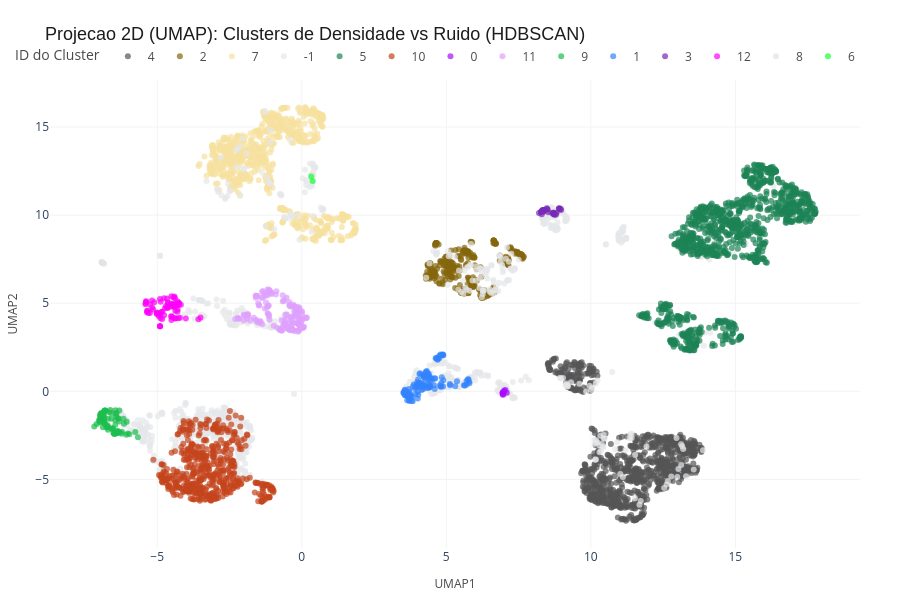
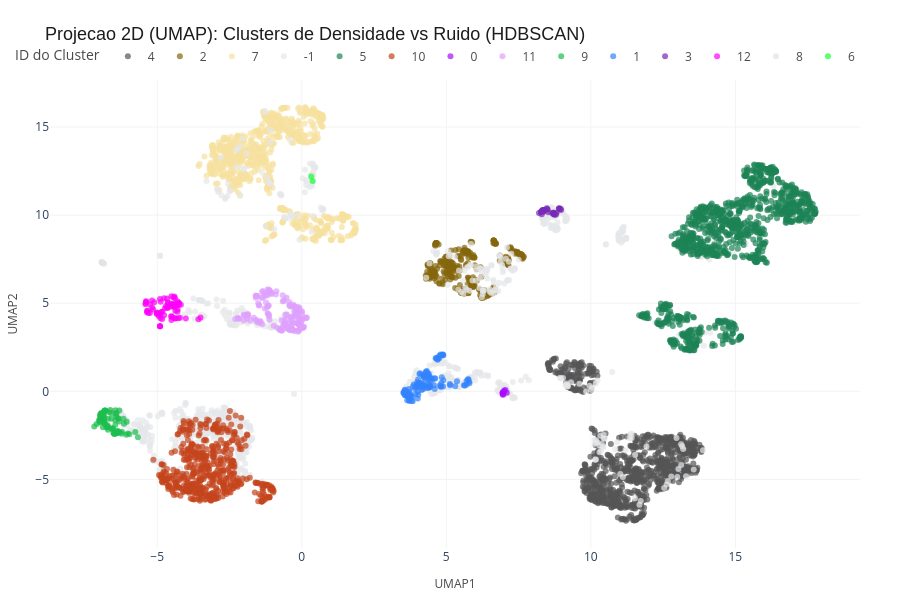

The code cell stored with these charts, in order, in its notebook:
### Markdown cell above
> **Desbalanceamento e Volume:** = Existe um forte desbalanceamente no volume das classses. Enquanto os clusters `4`, `5` e `7` concentram a maior parte dos dados, existem micro-clusters com volume extremamente baixo (como os clusters `6`, `0` e `8`, que possuem menos de 150 registros). Além disso, o ruído (cluster `-1`) representa uma parcela expressiva, com 10.276 registros (superior a qualquer cluster válido).
>
> Logicamente, o próximo passo **exige investigar  o significado desses agrupamentos e seus impactos na lógica de negócio**. Com base na plotagem do espaço 2D, será possível analisar a distribuição e o comportamento das classes principais em relação à sua proximidade espacial, validando se os micro-clusters isolados representam anomalias ou nichos muito específicos.

### Code cell
# Paleta clara
cores_plotly = px.colors.qualitative.Alphabet
mapa_cores_hdb = {str(i): cores_plotly[i % len(cores_plotly)] for i in range(13)}
mapa_cores_hdb['-1'] = '#E5E7E9'

# Projecao 2D via UMAP com ruido destacado
plot_clusters_2d_plotly(
    df_umap,
    col_x='UMAP1', col_y='UMAP2',
    col_cluster='Cluster_HDBSCAN',
    mapa_cores=mapa_cores_hdb,
    titulo='Projecao 2D (UMAP): Clusters de Densidade vs Ruido (HDBSCAN)'
)

### Figure 1 — Plotly figure (JSON) as saved in the notebook; plotly's stock layout.template omitted (floating-point values rounded to 4 significant figures; data arrays with more than 128 entries replaced by an {"elided": "..."} marker saying what was removed)
{"data": [{"customdata": {"elided": "947x1 str values"}, "hovertemplate": "Cluster_HDBSCAN=%{customdata[0]}<extra></extra>", "legendgroup": "4", "marker": {"color": "#565656", "opacity": 0.7, "symbol": "circle"}, "mode": "markers", "name": "4", "orientation": "v", "showlegend": true, "type": "scatter", "x": {"elided": "947 float values"}, "xaxis": "x", "y": {"elided": "947 float values"}, "yaxis": "y"}, {"customdata": {"elided": "298x1 str values"}, "hovertemplate": "Cluster_HDBSCAN=%{customdata[0]}<extra></extra>", "legendgroup": "2", "marker": {"color": "#85660D", "opacity": 0.7, "symbol": "circle"}, "mode": "markers", "name": "2", "orientation": "v", "showlegend": true, "type": "scatter", "x": {"elided": "298 float values"}, "xaxis": "x", "y": {"elided": "298 float values"}, "yaxis": "y"}, {"customdata": {"elided": "760x1 str values"}, "hovertemplate": "Cluster_HDBSCAN=%{customdata[0]}<extra></extra>", "legendgroup": "7", "marker": {"color": "#F7E1A0", "opacity": 0.7, "symbol": "circle"}, "mode": "markers", "name": "7", "orientation": "v", "showlegend": true, "type": "scatter", "x": {"elided": "760 float values"}, "xaxis": "x", "y": {"elided": "760 float values"}, "yaxis": "y"}, {"customdata": {"elided": "990x1 str values"}, "hovertemplate": "Cluster_HDBSCAN=%{customdata[0]}<extra></extra>", "legendgroup": "-1", "marker": {"color": "#E5E7E9", "opacity": 0.7, "symbol": "circle"}, "mode": "markers", "name": "-1", "orientation": "v", "showlegend": true, "type": "scatter", "x": {"elided": "990 float values"}, "xaxis": "x", "y": {"elided": "990 float values"}, "yaxis": "y"}, {"customdata": {"elided": "1027x1 str values"}, "hovertemplate": "Cluster_HDBSCAN=%{customdata[0]}<extra></extra>", "legendgroup": "5", "marker": {"color": "#1C8356", "opacity": 0.7, "symbol": "circle"}, "mode": "markers", "name": "5", "orientation": "v", "showlegend": true, "type": "scatter", "x": {"elided": "1027 float values"}, "xaxis": "x", "y": {"elided": "1027 float values"}, "yaxis": "y"}, {"customdata": {"elided": "510x1 str values"}, "hovertemplate": "Cluster_HDBSCAN=%{customdata[0]}<extra></extra>", "legendgroup": "10", "marker": {"color": "#C4451C", "opacity": 0.7, "symbol": "circle"}, "mode": "markers", "name": "10", "orientation": "v", "showlegend": true, "type": "scatter", "x": {"elided": "510 float values"}, "xaxis": "x", "y": {"elided": "510 float values"}, "yaxis": "y"}, {"customdata": [["0"], ["0"], ["0"], ["0"], ["0"], ["0"], ["0"], ["0"], ["0"], ["0"]], "hovertemplate": "Cluster_HDBSCAN=%{customdata[0]}<extra></extra>", "legendgroup": "0", "marker": {"color": "#AA0DFE", "opacity": 0.7, "symbol": "circle"}, "mode": "markers", "name": "0", "orientation": "v", "showlegend": true, "type": "scatter", "x": [6.938, 6.958, 6.963, 6.96, 7.093, 6.962, 6.987, 6.982, 7.046, 7.006], "xaxis": "x", "y": [-0.09424, -0.1964, -0.1727, -0.07428, -0.07741, -0.07789, -0.07737, -0.02553, 0.0741, 0.04734], "yaxis": "y"}, {"customdata": {"elided": "142x1 str values"}, "hovertemplate": "Cluster_HDBSCAN=%{customdata[0]}<extra></extra>", "legendgroup": "11", "marker": {"color": "#DEA0FD", "opacity": 0.7, "symbol": "circle"}, "mode": "markers", "name": "11", "orientation": "v", "showlegend": true, "type": "scatter", "x": {"elided": "142 float values"}, "xaxis": "x", "y": {"elided": "142 float values"}, "yaxis": "y"}, {"customdata": [["9"], ["9"], ["9"], ["9"], ["9"], ["9"], ["9"], ["9"], ["9"], ["9"], ["9"], ["9"], ["9"], ["9"], ["9"], ["9"], ["9"], ["9"], ["9"], ["9"], ["9"], ["9"], ["9"], ["9"], ["9"], ["9"], ["9"], ["9"], ["9"], ["9"], ["9"], ["9"], ["9"], ["9"], ["9"], ["9"], ["9"], ["9"], ["9"], ["9"], ["9"], ["9"], ["9"], ["9"], ["9"], ["9"], ["9"], ["9"], ["9"], ["9"], ["9"], ["9"], ["9"], ["9"], ["9"], ["9"], ["9"], ["9"], ["9"], ["9"], ["9"], ["9"], ["9"], ["9"], ["9"], ["9"], ["9"], ["9"], ["9"], ["9"], ["9"], ["9"], ["9"], ["9"], ["9"], ["9"], ["9"], ["9"], ["9"], ["9"]], "hovertemplate": "Cluster_HDBSCAN=%{customdata[0]}<extra></extra>", "legendgroup": "9", "marker": {"color": "#1CBE4F", "opacity": 0.7, "symbol": "circle"}, "mode": "markers", "name": "9", "orientation": "v", "showlegend": true, "type": "scatter", "x": [-6.661, -6.998, -6.149, -6.452, -5.963, -6.624, -6.075, -6.346, -6.753, -6.952, -6.427, -6.902, -6.586, -6.709, -6.382, -6.935, -6.791, -6.833, -6.875, -6.519, -7.097, -6.294, -6.575, -6.49, -6.428, -6.384, -6.69, -6.939, -6.341, -6.886, -6.835, -6.798, -6.949, -5.667, -6.702, -6.054, -6.166, -6.221, -6.418, -6.376, -6.975, -5.76, -6.703, -6.368, -6.872, -6.934, -6.366, -6.023, -6.546, -6.846, -6.818, -6.991, -6.234, -6.732, -6.971, -6.792, -6.355, -6.814, -6.592, -6.825, -7.001, -6.998, -6.444, -6.316, -6.818, -6.473, -6.407, -6.311, -6.532, -7.179, -6.923, -6.438, -6.993, -6.45, -6.488, -6.809, -6.881, -6.83, -6.842, -6.966], "xaxis": "x", "y": [-1.194, -1.633, -1.844, -1.639, -2.43, -1.06, -2.465, -1.549, -2.052, -1.67, -2.373, -1.379, -1.559, -2.023, -2.234, -1.35, -1.906, -1.736, -1.411, -2.349, -1.857, -2.336, -2.118, -2.391, -2.397, -2.352, -1.562, -1.238, -1.546, -1.317, -1.68, -1.088, -1.346, -2.604, -2.015, -1.727, -1.564, -2.297, -1.437, -2.337, -1.452, -2.316, -2.18, -2.331, -1.744, -1.551, -2.316, -2.399, -2.13, -1.623, -1.135, -1.623, -2.405, -1.919, -1.299, -1.106, -2.287, -1.113, -1.241, -1.825, -1.624, -1.727, -1.074, -1.715, -1.514, -2.405, -1.237, -1.083, -2.101, -2.001, -1.237, -1.282, -1.765, -1.903, -2.418, -1.088, -2.04, -1.111, -1.365, -1.368], "yaxis": "y"}, {"customdata": [["1"], ["1"], ["1"], ["1"], ["1"], ["1"], ["1"], ["1"], ["1"], ["1"], ["1"], ["1"], ["1"], ["1"], ["1"], ["1"], ["1"], ["1"], ["1"], ["1"], ["1"], ["1"], ["1"], ["1"], ["1"], ["1"], ["1"], ["1"], ["1"], ["1"], ["1"], ["1"], ["1"], ["1"], ["1"], ["1"], ["1"], ["1"], ["1"], ["1"], ["1"], ["1"], ["1"], ["1"], ["1"], ["1"], ["1"], ["1"], ["1"], ["1"], ["1"], ["1"], ["1"], ["1"], ["1"], ["1"], ["1"], ["1"], ["1"], ["1"], ["1"], ["1"], ["1"], ["1"], ["1"], ["1"], ["1"], ["1"], ["1"], ["1"], ["1"], ["1"], ["1"], ["1"], ["1"], ["1"], ["1"], ["1"], ["1"], ["1"], ["1"], ["1"], ["1"], ["1"], ["1"], ["1"], ["1"], ["1"], ["1"], ["1"], ["1"], ["1"], ["1"], ["1"], ["1"], ["1"], ["1"], ["1"], ["1"], ["1"], ["1"], ["1"], ["1"], ["1"], ["1"], ["1"], ["1"], ["1"], ["1"], ["1"], ["1"], ["1"], ["1"], ["1"], ["1"], ["1"], ["1"], ["1"], ["1"], ["1"], ["1"]], "hovertemplate": "Cluster_HDBSCAN=%{customdata[0]}<extra></extra>", "legendgroup": "1", "marker": {"color": "#3283FE", "opacity": 0.7, "symbol": "circle"}, "mode": "markers", "name": "1", "orientation": "v", "showlegend": true, "type": "scatter", "x": [4.589, 3.914, 3.673, 4.876, 3.836, 4.013, 4.19, 3.771, 4.423, 4.122, 4.237, 3.722, 4.327, 4.055, 4.375, 4.1, 4.695, 4.7, 5.37, 4.81, 4.834, 5.64, 4.371, 4.756, 4.361, 4.819, 4.861, 4.449, 4.286, 4.425, 3.646, 5.135, 4.393, 3.514, 4.056, 4.63, 3.755, 5.694, 3.545, 4.826, 3.565, 4.37, 4.5, 3.732, 4.289, 4.844, 4.016, 3.707, 4.88, 3.575, 3.692, 4.183, 3.742, 3.98, 3.973, 4.568, 3.687, 4.217, 4.694, 5.789, 4.232, 4.073, 4.707, 4.753, 4.851, 4.431, 3.805, 3.546, 5.801, 4.208, 3.932, 5.753, 3.6, 3.595, 3.695, 4.308, 4.228, 4.897, 3.634, 3.995, 3.75, 5.307, 4.888, 3.836, 4.43, 4.027, 4.111, 4.433, 3.714, 4.796, 3.592, 5.611, 4.656, 4.042, 4.598, 3.742, 5.123, 3.741, 4.032, 5.703, 4.143, 3.534, 4.184, 4.899, 4.296, 4.144, 4.28, 3.722, 3.56, 5.764, 4.505, 3.684, 3.845, 4.378, 4.774, 4.399, 4.191, 3.879, 3.648, 4.621, 3.951], "xaxis": "x", "y": [0.7456, 0.1601, -0.08977, 2.077, -0.5595, -0.4024, 0.1163, -0.2876, 0.222, 0.4661, 0.3463, -0.5513, 1.154, 0.3147, 0.1982, 1.028, 1.848, 1.79, 0.5697, 0.2672, 2.048, 0.3276, 0.6469, 1.882, 1.009, 0.267, 2.064, 0.7863, 0.8879, 0.244, -0.2562, 0.3463, 0.854, -0.08779, 0.4045, 1.881, -0.328, 0.387, -0.02584, 0.4773, -0.2216, 0.8728, 0.697, -0.02708, 1.042, 0.7957, -0.01983, 0.133, 2.095, 0.08308, -0.3054, 0.4557, -0.2984, 0.3755, 0.2191, 0.3393, -0.265, 0.8203, 1.848, 0.5456, 0.7978, 0.9851, 1.896, 2.0, 2.042, 0.7362, -0.5353, -0.1166, 0.4547, 0.9159, -0.1404, 0.6703, -0.187, -0.1239, -0.3218, 0.1916, 0.3149, 2.053, -0.1558, 0.52, -0.2565, 0.2864, 0.2782, -0.2896, 0.3529, 0.6651, 0.2792, 0.3044, -0.5109, 2.086, -0.2296, 0.341, 1.89, 0.4706, 0.1308, -0.1883, 0.4198, -0.2533, -0.1969, 0.5822, 0.07838, -0.07726, 0.3452, 0.6217, 1.109, 0.2638, 0.7336, -0.3622, 0.05046, 0.6777, 0.6452, -0.2902, 0.2714, 0.4581, 0.3351, 0.9852, 0.9299, 0.388, -0.5013, 0.7302, 0.2383], "yaxis": "y"}, {"customdata": [["3"], ["3"], ["3"], ["3"], ["3"], ["3"], ["3"], ["3"], ["3"], ["3"], ["3"], ["3"], ["3"], ["3"], ["3"], ["3"], ["3"], ["3"], ["3"], ["3"], ["3"], ["3"], ["3"], ["3"], ["3"], ["3"], ["3"], ["3"], ["3"], ["3"], ["3"]], "hovertemplate": "Cluster_HDBSCAN=%{customdata[0]}<extra></extra>", "legendgroup": "3", "marker": {"color": "#782AB6", "opacity": 0.7, "symbol": "circle"}, "mode": "markers", "name": "3", "orientation": "v", "showlegend": true, "type": "scatter", "x": [8.896, 8.282, 8.304, 8.954, 8.969, 8.347, 8.41, 8.348, 8.378, 8.815, 8.508, 8.486, 8.368, 8.208, 8.702, 8.663, 8.344, 8.909, 8.475, 8.721, 8.739, 8.913, 8.526, 8.726, 8.304, 8.709, 8.328, 8.794, 8.274, 8.739, 8.34], "xaxis": "x", "y": [10.39, 10.18, 10.23, 10.34, 10.29, 10.27, 10.29, 10.28, 10.27, 10.13, 10.32, 10.33, 10.2, 10.12, 10.12, 10.11, 10.29, 10.34, 10.39, 10.06, 10.08, 10.37, 10.17, 10.04, 10.04, 10.15, 10.26, 10.02, 10.18, 10.04, 10.22], "yaxis": "y"}, {"customdata": [["12"], ["12"], ["12"], ["12"], ["12"], ["12"], ["12"], ["12"], ["12"], ["12"], ["12"], ["12"], ["12"], ["12"], ["12"], ["12"], ["12"], ["12"], ["12"], ["12"], ["12"], ["12"], ["12"], ["12"], ["12"], ["12"], ["12"], ["12"], ["12"], ["12"], ["12"], ["12"], ["12"], ["12"], ["12"], ["12"], ["12"], ["12"], ["12"], ["12"], ["12"], ["12"], ["12"], ["12"], ["12"], ["12"], ["12"], ["12"], ["12"], ["12"], ["12"], ["12"], ["12"], ["12"], ["12"], ["12"], ["12"], ["12"], ["12"], ["12"], ["12"], ["12"], ["12"], ["12"], ["12"], ["12"], ["12"], ["12"], ["12"], ["12"], ["12"], ["12"], ["12"], ["12"]], "hovertemplate": "Cluster_HDBSCAN=%{customdata[0]}<extra></extra>", "legendgroup": "12", "marker": {"color": "#FE00FA", "opacity": 0.7, "symbol": "circle"}, "mode": "markers", "name": "12", "orientation": "v", "showlegend": true, "type": "scatter", "x": [-4.902, -4.354, -5.353, -4.256, -4.27, -4.39, -4.402, -3.503, -5.174, -3.575, -4.661, -4.183, -5.141, -4.888, -4.255, -5.014, -4.63, -4.732, -4.821, -5.408, -4.295, -4.645, -4.904, -4.512, -5.012, -5.306, -5.243, -4.518, -4.374, -5.101, -4.699, -5.181, -4.417, -4.553, -4.48, -4.305, -4.762, -4.416, -4.424, -4.631, -4.256, -4.44, -4.342, -4.455, -4.376, -4.375, -4.273, -4.51, -4.374, -4.513, -4.332, -4.467, -5.39, -4.88, -5.33, -4.3, -4.93, -5.014, -4.907, -5.376, -4.946, -4.906, -4.011, -4.213, -4.85, -4.828, -4.638, -4.251, -5.253, -5.397, -4.912, -5.353, -4.766, -4.509], "xaxis": "x", "y": [3.689, 4.925, 4.484, 4.971, 4.905, 5.286, 5.384, 4.183, 4.756, 4.085, 5.268, 4.916, 4.643, 4.151, 4.969, 4.424, 5.041, 4.708, 4.528, 4.938, 4.642, 4.756, 3.694, 4.254, 4.468, 4.446, 4.92, 4.965, 4.149, 5.06, 4.845, 5.153, 4.984, 4.792, 4.933, 5.118, 4.32, 4.799, 4.811, 5.006, 5.028, 5.334, 4.866, 4.853, 4.881, 4.578, 4.146, 4.052, 4.133, 4.251, 4.947, 4.191, 5.107, 5.079, 4.585, 4.511, 4.438, 4.391, 3.687, 5.081, 4.277, 5.245, 4.138, 4.181, 4.505, 4.109, 4.727, 4.992, 4.444, 4.993, 4.34, 4.558, 5.282, 5.398], "yaxis": "y"}, {"customdata": [["8"], ["8"], ["8"], ["8"], ["8"], ["8"], ["8"], ["8"]], "hovertemplate": "Cluster_HDBSCAN=%{customdata[0]}<extra></extra>", "legendgroup": "8", "marker": {"color": "#E2E2E2", "opacity": 0.7, "symbol": "circle"}, "mode": "markers", "name": "8", "orientation": "v", "showlegend": true, "type": "scatter", "x": [-6.934, -6.889, -6.896, -6.911, -6.912, -6.835, -6.864, -6.882], "xaxis": "x", "y": [7.333, 7.29, 7.296, 7.311, 7.312, 7.244, 7.267, 7.283], "yaxis": "y"}, {"customdata": [["6"], ["6"]], "hovertemplate": "Cluster_HDBSCAN=%{customdata[0]}<extra></extra>", "legendgroup": "6", "marker": {"color": "#16FF32", "opacity": 0.7, "symbol": "circle"}, "mode": "markers", "name": "6", "orientation": "v", "showlegend": true, "type": "scatter", "x": [0.327, 0.3763], "xaxis": "x", "y": [12.2, 11.93], "yaxis": "y"}], "layout": {"height": 600, "legend": {"font": {"color": "#4A4A4A", "size": 12}, "orientation": "h", "title": {"text": "ID do Cluster"}, "tracegroupgap": 0, "x": 1, "xanchor": "right", "y": 1.02, "yanchor": "bottom"}, "margin": {"b": 40, "l": 40, "r": 40, "t": 80}, "plot_bgcolor": "white", "title": {"font": {"color": "#1C1C1C", "family": "Arial", "size": 18}, "text": "Projecao 2D (UMAP): Clusters de Densidade vs Ruido (HDBSCAN)"}, "width": 900, "xaxis": {"anchor": "y", "domain": [0, 1], "gridcolor": "#F2F3F4", "gridwidth": 1, "showgrid": true, "title": {"font": {"color": "#4A4A4A", "size": 12}, "text": "UMAP1"}, "zeroline": false}, "yaxis": {"anchor": "x", "domain": [0, 1], "gridcolor": "#F2F3F4", "gridwidth": 1, "showgrid": true, "title": {"font": {"color": "#4A4A4A", "size": 12}, "text": "UMAP2"}, "zeroline": false}}}

### Figure 2 — Plotly figure (JSON) as saved in the notebook; plotly's stock layout.template omitted (floating-point values rounded to 4 significant figures; data arrays with more than 128 entries replaced by an {"elided": "..."} marker saying what was removed)
{"data": [{"customdata": {"elided": "947x1 str values"}, "hovertemplate": "Cluster_HDBSCAN=%{customdata[0]}<extra></extra>", "legendgroup": "4", "marker": {"color": "#565656", "opacity": 0.7, "symbol": "circle"}, "mode": "markers", "name": "4", "orientation": "v", "showlegend": true, "type": "scatter", "x": {"elided": "947 float values"}, "xaxis": "x", "y": {"elided": "947 float values"}, "yaxis": "y"}, {"customdata": {"elided": "298x1 str values"}, "hovertemplate": "Cluster_HDBSCAN=%{customdata[0]}<extra></extra>", "legendgroup": "2", "marker": {"color": "#85660D", "opacity": 0.7, "symbol": "circle"}, "mode": "markers", "name": "2", "orientation": "v", "showlegend": true, "type": "scatter", "x": {"elided": "298 float values"}, "xaxis": "x", "y": {"elided": "298 float values"}, "yaxis": "y"}, {"customdata": {"elided": "760x1 str values"}, "hovertemplate": "Cluster_HDBSCAN=%{customdata[0]}<extra></extra>", "legendgroup": "7", "marker": {"color": "#F7E1A0", "opacity": 0.7, "symbol": "circle"}, "mode": "markers", "name": "7", "orientation": "v", "showlegend": true, "type": "scatter", "x": {"elided": "760 float values"}, "xaxis": "x", "y": {"elided": "760 float values"}, "yaxis": "y"}, {"customdata": {"elided": "990x1 str values"}, "hovertemplate": "Cluster_HDBSCAN=%{customdata[0]}<extra></extra>", "legendgroup": "-1", "marker": {"color": "#E5E7E9", "opacity": 0.7, "symbol": "circle"}, "mode": "markers", "name": "-1", "orientation": "v", "showlegend": true, "type": "scatter", "x": {"elided": "990 float values"}, "xaxis": "x", "y": {"elided": "990 float values"}, "yaxis": "y"}, {"customdata": {"elided": "1027x1 str values"}, "hovertemplate": "Cluster_HDBSCAN=%{customdata[0]}<extra></extra>", "legendgroup": "5", "marker": {"color": "#1C8356", "opacity": 0.7, "symbol": "circle"}, "mode": "markers", "name": "5", "orientation": "v", "showlegend": true, "type": "scatter", "x": {"elided": "1027 float values"}, "xaxis": "x", "y": {"elided": "1027 float values"}, "yaxis": "y"}, {"customdata": {"elided": "510x1 str values"}, "hovertemplate": "Cluster_HDBSCAN=%{customdata[0]}<extra></extra>", "legendgroup": "10", "marker": {"color": "#C4451C", "opacity": 0.7, "symbol": "circle"}, "mode": "markers", "name": "10", "orientation": "v", "showlegend": true, "type": "scatter", "x": {"elided": "510 float values"}, "xaxis": "x", "y": {"elided": "510 float values"}, "yaxis": "y"}, {"customdata": [["0"], ["0"], ["0"], ["0"], ["0"], ["0"], ["0"], ["0"], ["0"], ["0"]], "hovertemplate": "Cluster_HDBSCAN=%{customdata[0]}<extra></extra>", "legendgroup": "0", "marker": {"color": "#AA0DFE", "opacity": 0.7, "symbol": "circle"}, "mode": "markers", "name": "0", "orientation": "v", "showlegend": true, "type": "scatter", "x": [6.938, 6.958, 6.963, 6.96, 7.093, 6.962, 6.987, 6.982, 7.046, 7.006], "xaxis": "x", "y": [-0.09424, -0.1964, -0.1727, -0.07428, -0.07741, -0.07789, -0.07737, -0.02553, 0.0741, 0.04734], "yaxis": "y"}, {"customdata": {"elided": "142x1 str values"}, "hovertemplate": "Cluster_HDBSCAN=%{customdata[0]}<extra></extra>", "legendgroup": "11", "marker": {"color": "#DEA0FD", "opacity": 0.7, "symbol": "circle"}, "mode": "markers", "name": "11", "orientation": "v", "showlegend": true, "type": "scatter", "x": {"elided": "142 float values"}, "xaxis": "x", "y": {"elided": "142 float values"}, "yaxis": "y"}, {"customdata": [["9"], ["9"], ["9"], ["9"], ["9"], ["9"], ["9"], ["9"], ["9"], ["9"], ["9"], ["9"], ["9"], ["9"], ["9"], ["9"], ["9"], ["9"], ["9"], ["9"], ["9"], ["9"], ["9"], ["9"], ["9"], ["9"], ["9"], ["9"], ["9"], ["9"], ["9"], ["9"], ["9"], ["9"], ["9"], ["9"], ["9"], ["9"], ["9"], ["9"], ["9"], ["9"], ["9"], ["9"], ["9"], ["9"], ["9"], ["9"], ["9"], ["9"], ["9"], ["9"], ["9"], ["9"], ["9"], ["9"], ["9"], ["9"], ["9"], ["9"], ["9"], ["9"], ["9"], ["9"], ["9"], ["9"], ["9"], ["9"], ["9"], ["9"], ["9"], ["9"], ["9"], ["9"], ["9"], ["9"], ["9"], ["9"], ["9"], ["9"]], "hovertemplate": "Cluster_HDBSCAN=%{customdata[0]}<extra></extra>", "legendgroup": "9", "marker": {"color": "#1CBE4F", "opacity": 0.7, "symbol": "circle"}, "mode": "markers", "name": "9", "orientation": "v", "showlegend": true, "type": "scatter", "x": [-6.661, -6.998, -6.149, -6.452, -5.963, -6.624, -6.075, -6.346, -6.753, -6.952, -6.427, -6.902, -6.586, -6.709, -6.382, -6.935, -6.791, -6.833, -6.875, -6.519, -7.097, -6.294, -6.575, -6.49, -6.428, -6.384, -6.69, -6.939, -6.341, -6.886, -6.835, -6.798, -6.949, -5.667, -6.702, -6.054, -6.166, -6.221, -6.418, -6.376, -6.975, -5.76, -6.703, -6.368, -6.872, -6.934, -6.366, -6.023, -6.546, -6.846, -6.818, -6.991, -6.234, -6.732, -6.971, -6.792, -6.355, -6.814, -6.592, -6.825, -7.001, -6.998, -6.444, -6.316, -6.818, -6.473, -6.407, -6.311, -6.532, -7.179, -6.923, -6.438, -6.993, -6.45, -6.488, -6.809, -6.881, -6.83, -6.842, -6.966], "xaxis": "x", "y": [-1.194, -1.633, -1.844, -1.639, -2.43, -1.06, -2.465, -1.549, -2.052, -1.67, -2.373, -1.379, -1.559, -2.023, -2.234, -1.35, -1.906, -1.736, -1.411, -2.349, -1.857, -2.336, -2.118, -2.391, -2.397, -2.352, -1.562, -1.238, -1.546, -1.317, -1.68, -1.088, -1.346, -2.604, -2.015, -1.727, -1.564, -2.297, -1.437, -2.337, -1.452, -2.316, -2.18, -2.331, -1.744, -1.551, -2.316, -2.399, -2.13, -1.623, -1.135, -1.623, -2.405, -1.919, -1.299, -1.106, -2.287, -1.113, -1.241, -1.825, -1.624, -1.727, -1.074, -1.715, -1.514, -2.405, -1.237, -1.083, -2.101, -2.001, -1.237, -1.282, -1.765, -1.903, -2.418, -1.088, -2.04, -1.111, -1.365, -1.368], "yaxis": "y"}, {"customdata": [["1"], ["1"], ["1"], ["1"], ["1"], ["1"], ["1"], ["1"], ["1"], ["1"], ["1"], ["1"], ["1"], ["1"], ["1"], ["1"], ["1"], ["1"], ["1"], ["1"], ["1"], ["1"], ["1"], ["1"], ["1"], ["1"], ["1"], ["1"], ["1"], ["1"], ["1"], ["1"], ["1"], ["1"], ["1"], ["1"], ["1"], ["1"], ["1"], ["1"], ["1"], ["1"], ["1"], ["1"], ["1"], ["1"], ["1"], ["1"], ["1"], ["1"], ["1"], ["1"], ["1"], ["1"], ["1"], ["1"], ["1"], ["1"], ["1"], ["1"], ["1"], ["1"], ["1"], ["1"], ["1"], ["1"], ["1"], ["1"], ["1"], ["1"], ["1"], ["1"], ["1"], ["1"], ["1"], ["1"], ["1"], ["1"], ["1"], ["1"], ["1"], ["1"], ["1"], ["1"], ["1"], ["1"], ["1"], ["1"], ["1"], ["1"], ["1"], ["1"], ["1"], ["1"], ["1"], ["1"], ["1"], ["1"], ["1"], ["1"], ["1"], ["1"], ["1"], ["1"], ["1"], ["1"], ["1"], ["1"], ["1"], ["1"], ["1"], ["1"], ["1"], ["1"], ["1"], ["1"], ["1"], ["1"], ["1"], ["1"], ["1"]], "hovertemplate": "Cluster_HDBSCAN=%{customdata[0]}<extra></extra>", "legendgroup": "1", "marker": {"color": "#3283FE", "opacity": 0.7, "symbol": "circle"}, "mode": "markers", "name": "1", "orientation": "v", "showlegend": true, "type": "scatter", "x": [4.589, 3.914, 3.673, 4.876, 3.836, 4.013, 4.19, 3.771, 4.423, 4.122, 4.237, 3.722, 4.327, 4.055, 4.375, 4.1, 4.695, 4.7, 5.37, 4.81, 4.834, 5.64, 4.371, 4.756, 4.361, 4.819, 4.861, 4.449, 4.286, 4.425, 3.646, 5.135, 4.393, 3.514, 4.056, 4.63, 3.755, 5.694, 3.545, 4.826, 3.565, 4.37, 4.5, 3.732, 4.289, 4.844, 4.016, 3.707, 4.88, 3.575, 3.692, 4.183, 3.742, 3.98, 3.973, 4.568, 3.687, 4.217, 4.694, 5.789, 4.232, 4.073, 4.707, 4.753, 4.851, 4.431, 3.805, 3.546, 5.801, 4.208, 3.932, 5.753, 3.6, 3.595, 3.695, 4.308, 4.228, 4.897, 3.634, 3.995, 3.75, 5.307, 4.888, 3.836, 4.43, 4.027, 4.111, 4.433, 3.714, 4.796, 3.592, 5.611, 4.656, 4.042, 4.598, 3.742, 5.123, 3.741, 4.032, 5.703, 4.143, 3.534, 4.184, 4.899, 4.296, 4.144, 4.28, 3.722, 3.56, 5.764, 4.505, 3.684, 3.845, 4.378, 4.774, 4.399, 4.191, 3.879, 3.648, 4.621, 3.951], "xaxis": "x", "y": [0.7456, 0.1601, -0.08977, 2.077, -0.5595, -0.4024, 0.1163, -0.2876, 0.222, 0.4661, 0.3463, -0.5513, 1.154, 0.3147, 0.1982, 1.028, 1.848, 1.79, 0.5697, 0.2672, 2.048, 0.3276, 0.6469, 1.882, 1.009, 0.267, 2.064, 0.7863, 0.8879, 0.244, -0.2562, 0.3463, 0.854, -0.08779, 0.4045, 1.881, -0.328, 0.387, -0.02584, 0.4773, -0.2216, 0.8728, 0.697, -0.02708, 1.042, 0.7957, -0.01983, 0.133, 2.095, 0.08308, -0.3054, 0.4557, -0.2984, 0.3755, 0.2191, 0.3393, -0.265, 0.8203, 1.848, 0.5456, 0.7978, 0.9851, 1.896, 2.0, 2.042, 0.7362, -0.5353, -0.1166, 0.4547, 0.9159, -0.1404, 0.6703, -0.187, -0.1239, -0.3218, 0.1916, 0.3149, 2.053, -0.1558, 0.52, -0.2565, 0.2864, 0.2782, -0.2896, 0.3529, 0.6651, 0.2792, 0.3044, -0.5109, 2.086, -0.2296, 0.341, 1.89, 0.4706, 0.1308, -0.1883, 0.4198, -0.2533, -0.1969, 0.5822, 0.07838, -0.07726, 0.3452, 0.6217, 1.109, 0.2638, 0.7336, -0.3622, 0.05046, 0.6777, 0.6452, -0.2902, 0.2714, 0.4581, 0.3351, 0.9852, 0.9299, 0.388, -0.5013, 0.7302, 0.2383], "yaxis": "y"}, {"customdata": [["3"], ["3"], ["3"], ["3"], ["3"], ["3"], ["3"], ["3"], ["3"], ["3"], ["3"], ["3"], ["3"], ["3"], ["3"], ["3"], ["3"], ["3"], ["3"], ["3"], ["3"], ["3"], ["3"], ["3"], ["3"], ["3"], ["3"], ["3"], ["3"], ["3"], ["3"]], "hovertemplate": "Cluster_HDBSCAN=%{customdata[0]}<extra></extra>", "legendgroup": "3", "marker": {"color": "#782AB6", "opacity": 0.7, "symbol": "circle"}, "mode": "markers", "name": "3", "orientation": "v", "showlegend": true, "type": "scatter", "x": [8.896, 8.282, 8.304, 8.954, 8.969, 8.347, 8.41, 8.348, 8.378, 8.815, 8.508, 8.486, 8.368, 8.208, 8.702, 8.663, 8.344, 8.909, 8.475, 8.721, 8.739, 8.913, 8.526, 8.726, 8.304, 8.709, 8.328, 8.794, 8.274, 8.739, 8.34], "xaxis": "x", "y": [10.39, 10.18, 10.23, 10.34, 10.29, 10.27, 10.29, 10.28, 10.27, 10.13, 10.32, 10.33, 10.2, 10.12, 10.12, 10.11, 10.29, 10.34, 10.39, 10.06, 10.08, 10.37, 10.17, 10.04, 10.04, 10.15, 10.26, 10.02, 10.18, 10.04, 10.22], "yaxis": "y"}, {"customdata": [["12"], ["12"], ["12"], ["12"], ["12"], ["12"], ["12"], ["12"], ["12"], ["12"], ["12"], ["12"], ["12"], ["12"], ["12"], ["12"], ["12"], ["12"], ["12"], ["12"], ["12"], ["12"], ["12"], ["12"], ["12"], ["12"], ["12"], ["12"], ["12"], ["12"], ["12"], ["12"], ["12"], ["12"], ["12"], ["12"], ["12"], ["12"], ["12"], ["12"], ["12"], ["12"], ["12"], ["12"], ["12"], ["12"], ["12"], ["12"], ["12"], ["12"], ["12"], ["12"], ["12"], ["12"], ["12"], ["12"], ["12"], ["12"], ["12"], ["12"], ["12"], ["12"], ["12"], ["12"], ["12"], ["12"], ["12"], ["12"], ["12"], ["12"], ["12"], ["12"], ["12"], ["12"]], "hovertemplate": "Cluster_HDBSCAN=%{customdata[0]}<extra></extra>", "legendgroup": "12", "marker": {"color": "#FE00FA", "opacity": 0.7, "symbol": "circle"}, "mode": "markers", "name": "12", "orientation": "v", "showlegend": true, "type": "scatter", "x": [-4.902, -4.354, -5.353, -4.256, -4.27, -4.39, -4.402, -3.503, -5.174, -3.575, -4.661, -4.183, -5.141, -4.888, -4.255, -5.014, -4.63, -4.732, -4.821, -5.408, -4.295, -4.645, -4.904, -4.512, -5.012, -5.306, -5.243, -4.518, -4.374, -5.101, -4.699, -5.181, -4.417, -4.553, -4.48, -4.305, -4.762, -4.416, -4.424, -4.631, -4.256, -4.44, -4.342, -4.455, -4.376, -4.375, -4.273, -4.51, -4.374, -4.513, -4.332, -4.467, -5.39, -4.88, -5.33, -4.3, -4.93, -5.014, -4.907, -5.376, -4.946, -4.906, -4.011, -4.213, -4.85, -4.828, -4.638, -4.251, -5.253, -5.397, -4.912, -5.353, -4.766, -4.509], "xaxis": "x", "y": [3.689, 4.925, 4.484, 4.971, 4.905, 5.286, 5.384, 4.183, 4.756, 4.085, 5.268, 4.916, 4.643, 4.151, 4.969, 4.424, 5.041, 4.708, 4.528, 4.938, 4.642, 4.756, 3.694, 4.254, 4.468, 4.446, 4.92, 4.965, 4.149, 5.06, 4.845, 5.153, 4.984, 4.792, 4.933, 5.118, 4.32, 4.799, 4.811, 5.006, 5.028, 5.334, 4.866, 4.853, 4.881, 4.578, 4.146, 4.052, 4.133, 4.251, 4.947, 4.191, 5.107, 5.079, 4.585, 4.511, 4.438, 4.391, 3.687, 5.081, 4.277, 5.245, 4.138, 4.181, 4.505, 4.109, 4.727, 4.992, 4.444, 4.993, 4.34, 4.558, 5.282, 5.398], "yaxis": "y"}, {"customdata": [["8"], ["8"], ["8"], ["8"], ["8"], ["8"], ["8"], ["8"]], "hovertemplate": "Cluster_HDBSCAN=%{customdata[0]}<extra></extra>", "legendgroup": "8", "marker": {"color": "#E2E2E2", "opacity": 0.7, "symbol": "circle"}, "mode": "markers", "name": "8", "orientation": "v", "showlegend": true, "type": "scatter", "x": [-6.934, -6.889, -6.896, -6.911, -6.912, -6.835, -6.864, -6.882], "xaxis": "x", "y": [7.333, 7.29, 7.296, 7.311, 7.312, 7.244, 7.267, 7.283], "yaxis": "y"}, {"customdata": [["6"], ["6"]], "hovertemplate": "Cluster_HDBSCAN=%{customdata[0]}<extra></extra>", "legendgroup": "6", "marker": {"color": "#16FF32", "opacity": 0.7, "symbol": "circle"}, "mode": "markers", "name": "6", "orientation": "v", "showlegend": true, "type": "scatter", "x": [0.327, 0.3763], "xaxis": "x", "y": [12.2, 11.93], "yaxis": "y"}], "layout": {"height": 600, "legend": {"font": {"color": "#4A4A4A", "size": 12}, "orientation": "h", "title": {"text": "ID do Cluster"}, "tracegroupgap": 0, "x": 1, "xanchor": "right", "y": 1.02, "yanchor": "bottom"}, "margin": {"b": 40, "l": 40, "r": 40, "t": 80}, "plot_bgcolor": "white", "title": {"font": {"color": "#1C1C1C", "family": "Arial", "size": 18}, "text": "Projecao 2D (UMAP): Clusters de Densidade vs Ruido (HDBSCAN)"}, "width": 900, "xaxis": {"anchor": "y", "domain": [0, 1], "gridcolor": "#F2F3F4", "gridwidth": 1, "showgrid": true, "title": {"font": {"color": "#4A4A4A", "size": 12}, "text": "UMAP1"}, "zeroline": false}, "yaxis": {"anchor": "x", "domain": [0, 1], "gridcolor": "#F2F3F4", "gridwidth": 1, "showgrid": true, "title": {"font": {"color": "#4A4A4A", "size": 12}, "text": "UMAP2"}, "zeroline": false}}}
